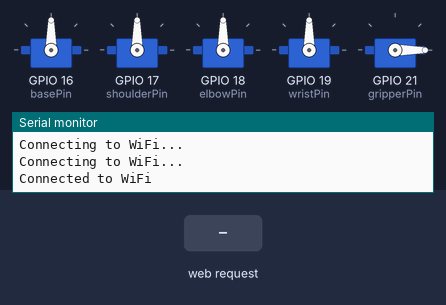
Bench run of a sketch on a simulated ESP32. Parts: 5 × servo, the last lines printed to the serial monitor. Inputs (shaded band) come from the test bench. WiFi joins after 1.5 s; servers stay silent unless stated.

Above: at 3.2 s.
3.3 s: HTTP request GET /control?command=move_down received
At 4.1 s:
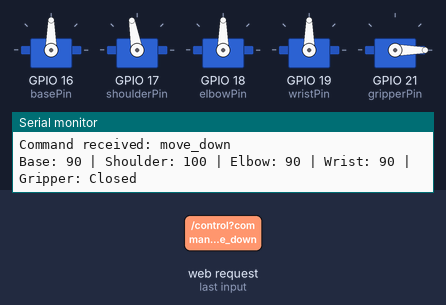
4.8 s: HTTP request GET /control?command=move_up received
At 5.2 s:
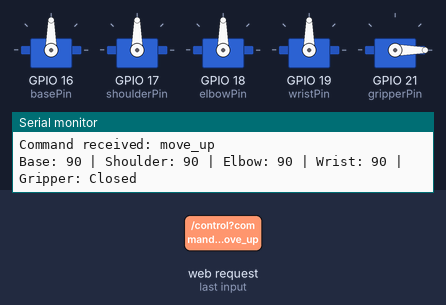
Timing chart, 0 to 7.8 s (numbered marks = the images above; inputs shaded):
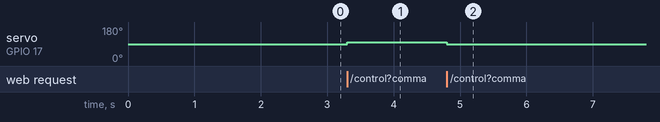

Measured:
- after the input at 3.3 s, servo on GPIO 17 (shoulderPin): 90° → 100° at once
- after the input at 4.8 s, servo on GPIO 17 (shoulderPin): 100° → 90° at once

The sketch:

esp32.ino
```cpp
#include <WiFi.h>
#include <ESPAsyncWebServer.h>
#include <Servo.h>

// Replace with your network credentials
const char* ssid = "Wifi__00";
const char* password = "cctv4020";

// Create the web server on port 80
AsyncWebServer server(80);

// Define the servos
Servo baseServo;
Servo shoulderServo;
Servo elbowServo;
Servo wristServo;
Servo gripperServo;

// Initial servo positions
int basePosition = 90;
int shoulderPosition = 90;
int elbowPosition = 90;
int wristPosition = 90;
bool gripperOpen = false;

// Pin configuration
const int basePin = 16;
const int shoulderPin = 17;
const int elbowPin = 18;
const int wristPin = 19;
const int gripperPin = 21;

void setup() {
  // Initialize serial communication
  Serial.begin(115200);

  // Connect to Wi-Fi
  WiFi.begin(ssid, password);
  while (WiFi.status() != WL_CONNECTED) {
    delay(1000);
    Serial.println("Connecting to WiFi...");
  }
  Serial.println("Connected to WiFi");

  // Attach servos to their respective pins
  baseServo.attach(basePin);
  shoulderServo.attach(shoulderPin);
  elbowServo.attach(elbowPin);
  wristServo.attach(wristPin);
  gripperServo.attach(gripperPin);

  // Set initial positions
  baseServo.write(basePosition);
  shoulderServo.write(shoulderPosition);
  elbowServo.write(elbowPosition);
  wristServo.write(wristPosition);
  gripperServo.write(gripperOpen ? 180 : 0);

  // Define the root URL and the command handler
  server.on("/", HTTP_GET, [](AsyncWebServerRequest *request){
    request->send(200, "text/plain", "ESP32 Robot Arm Control Panel");
  });

  server.on("/control", HTTP_GET, [](AsyncWebServerRequest *request){
    if (request->hasParam("command")) {
      String command = request->getParam("command")->value();
      Serial.println("Command received: " + command);
      handleCommand(command);
    }
    request->send(200, "text/plain", "Command received");
  });

  // Start the server
  server.begin();
}

void loop() {
  // Nothing to do here, the server handles everything asynchronously
}

void handleCommand(String command) {
  if (command == "rotate_left") {
    basePosition = max(basePosition - 10, 0);
    baseServo.write(basePosition);
  } else if (command == "rotate_right") {
    basePosition = min(basePosition + 10, 180);
    baseServo.write(basePosition);
  } else if (command == "move_up") {
    shoulderPosition = max(shoulderPosition - 10, 0);
    shoulderServo.write(shoulderPosition);
  } else if (command == "move_down") {
    shoulderPosition = min(shoulderPosition + 10, 180);
    shoulderServo.write(shoulderPosition);
  } else if (command == "bend_inward") {
    elbowPosition = max(elbowPosition - 10, 0);
    elbowServo.write(elbowPosition);
  } else if (command == "extend_outward") {
    elbowPosition = min(elbowPosition + 10, 180);
    elbowServo.write(elbowPosition);
  } else if (command == "rotate_wrist_left") {
    wristPosition = max(wristPosition - 10, 0);
    wristServo.write(wristPosition);
  } else if (command == "rotate_wrist_right") {
    wristPosition = min(wristPosition + 10, 180);
    wristServo.write(wristPosition);
  } else if (command == "close_gripper") {
    gripperOpen = false;
    gripperServo.write(0);
  } else if (command == "open_gripper") {
    gripperOpen = true;
    gripperServo.write(180);
  }

  // Output current servo positions for debugging
  Serial.print("Base: ");
  Serial.print(basePosition);
  Serial.print(" | Shoulder: ");
  Serial.print(shoulderPosition);
  Serial.print(" | Elbow: ");
  Serial.print(elbowPosition);
  Serial.print(" | Wrist: ");
  Serial.print(wristPosition);
  Serial.print(" | Gripper: ");
  Serial.println(gripperOpen ? "Open" : "Closed");
}
```
